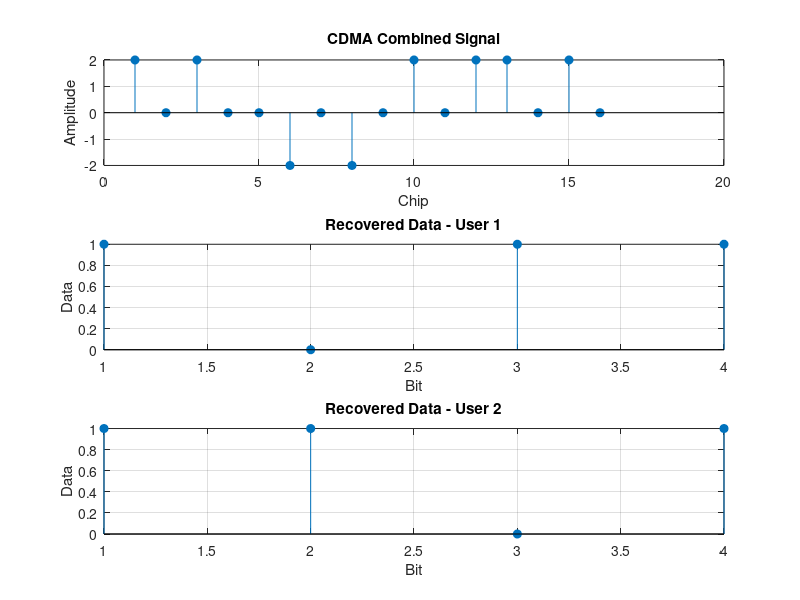

The MATLAB source for this figure:
% Sr. No. 04 - Study of CDMA
clc;
clear all;
close all;

% CDMA Simulation
% Two users transmit data simultaneously

% Data of User 1 and User 2
data1 = [1 0 1 1];
data2 = [1 1 0 1];

% Convert 0 to -1 for CDMA
data1(data1 == 0) = -1;
data2(data2 == 0) = -1;

% Spreading codes for two users
code1 = [1 1 1 1];
code2 = [1 -1 1 -1];

% Spread the data
spread1 = kron(data1, code1);
spread2 = kron(data2, code2);

% Add both users' signals
cdma_signal = spread1 + spread2;

figure;
subplot(3,1,1);
stem(cdma_signal, 'filled');
grid on;
title('CDMA Combined Signal');
xlabel('Chip');
ylabel('Amplitude');

% Receiver for User 1
received1 = [];
for i = 1:length(data1)
    chips = cdma_signal((i-1)*4+1:i*4);
    value = sum(chips .* code1);
    if value > 0
        received1(i) = 1;
    else
        received1(i) = 0;
    end
end

% Receiver for User 2
received2 = [];
for i = 1:length(data2)
    chips = cdma_signal((i-1)*4+1:i*4);
    value = sum(chips .* code2);
    if value > 0
        received2(i) = 1;
    else
        received2(i) = 0;
    end
end

% Display recovered data
subplot(3,1,2);
stem(received1, 'filled');
grid on;
title('Recovered Data - User 1');
xlabel('Bit');
ylabel('Data');

subplot(3,1,3);
stem(received2, 'filled');
grid on;
title('Recovered Data - User 2');
xlabel('Bit');
ylabel('Data');

% Display results
disp('Original Data of User 1:');
disp([1 0 1 1]);
disp('Recovered Data of User 1:');
disp(received1);
disp('Original Data of User 2:');
disp([1 1 0 1]);
disp('Recovered Data of User 2:');
disp(received2);
